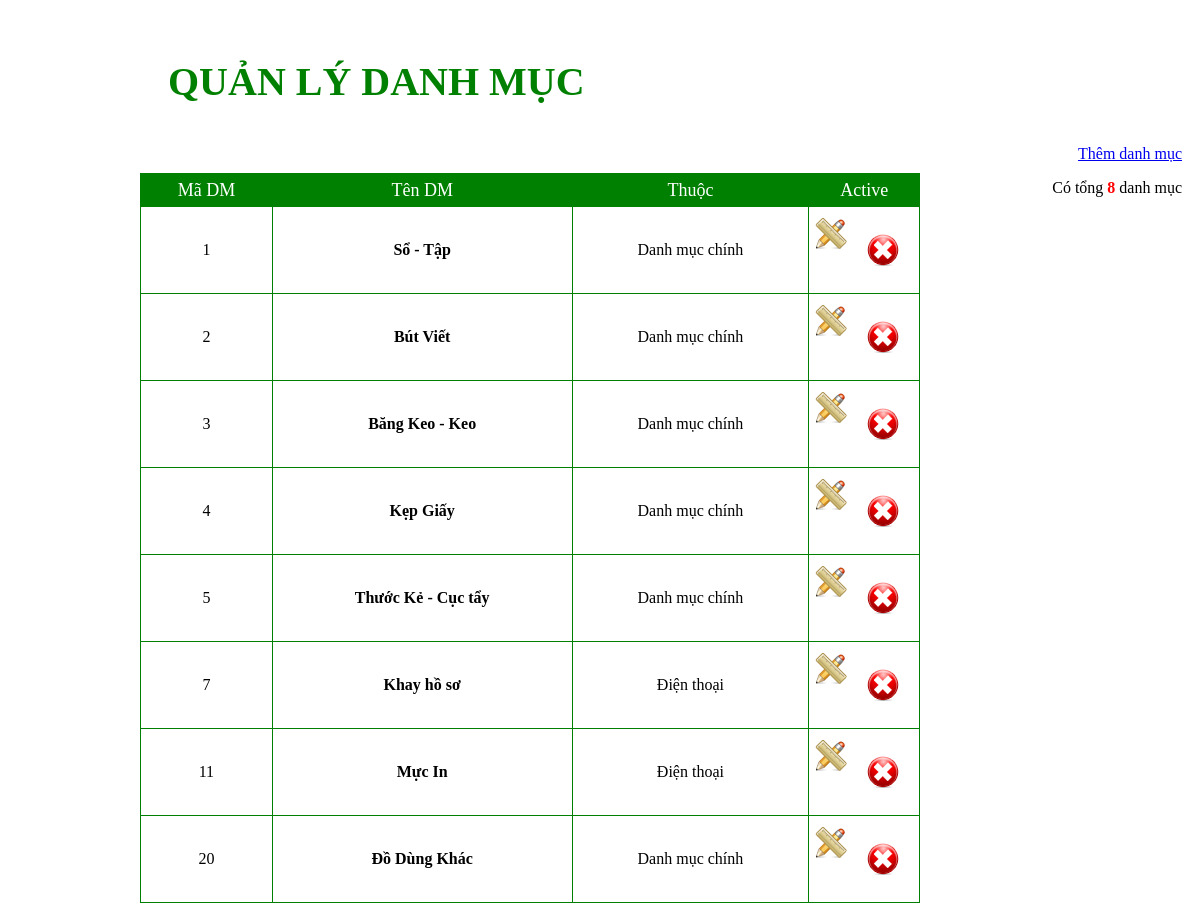
The app's page /admin/danhmuc.php with its own data.
### tables this page shows
CREATE TABLE `danhmuc` (
  `madm` int(11) NOT NULL,
  `tendm` varchar(50) NOT NULL,
  `dequi` int(11) NOT NULL
);

### admin/danhmuc.php (the view, shortened to what this page needs)
<!DOCTYPE html PUBLIC "-//W3C//DTD XHTML 1.0 Transitional//EN" "http://www.w3.org/TR/xhtml1/DTD/xhtml1-transitional.dtd">
<html xmlns="http://www.w3.org/1999/xhtml">
<head>
<link rel="stylesheet" href="css/hienthi_sp.css" />
</head>
<?php
	include '../include/connect.php';
	$hienthi = $link->query("SELECT * FROM danhmuc");
			 $dem = mysqli_num_rows($hienthi);
?>
<div class="quanlysp">
	<h3>QUẢN LÝ DANH MỤC</h3>
<a href='?admin=themdm' >Thêm danh mục</a><br>
	<p>Có tổng <font color=red><b><?php echo $dem ?></b></font> danh mục</p>
</div>
<form action="" method="post" name="frmTest" onsubmit="if(CheckForm() == false) return false">
	<table align="center" border="0">
        <tr class="tieude_hienthi_sp">
        	<td>Mã DM</td>
           <td> Tên DM</td>
            <td>Thuộc </td>
            <td colspan=2>Active</td>
        </tr>
        <?php
			if($dem !="")
			{
				while($bien=mysqli_fetch_array($hienthi))
				{
		?>
                   <tr>
                   <td class="masp_hienthi_sp">
                    <?php echo $bien['madm'] ?>
                   </td>
                   <td class="tensp_hienthi_sp">
                    <b><?php echo $bien['tendm'] ?></b>
                    </td>
                    <td class="masp_hienthi_sp">
                    <?php
						if($bien['dequi'] ==0) {
							echo "Danh mục chính";
						}
						else {
							if($bien['dequi']==1) {
								echo "Điện thoại";
							}
							else {
								echo "Phụ kiện";
							}
						}
					?>
                    </td>
                    <td class="active_hienthi_sp"><a href="?admin=suadm&madm=<?php echo $bien['madm']?>" > <img src="img/sua.png" title="Sửa" /></a>
					<?php echo "<p onclick = 'checkdel({$bien['madm'] })' ><img src='img/xoa.png' title='Xóa' class='delete'></p>" ?>
                   </td>
        <?php
				}
			}
			else
				{
					echo "<tr><td colspan='5'>Không có danh mục nào </td></tr>";
				}
		?>
    </table>
</form>
<body>
</body>
</html>

### admin/css/hienthi_sp.css (style rules this page uses)
.quanlysp { padding:10px 10px; }
.quanlysp h3 { font-size:40px; padding-left:150px; color:green; }
.quanlysp a { float:right; }
.quanlysp p { float:right; }
table { text-align:center; width:780px; height:auto; border-collapse:collapse; }
tr td { border:1px solid green; }
tr.tieude_hienthi_sp td { color:white; background: green; height:30px; font-size:18px; }
.active_hienthi_sp a { float:left; margin-left:5px; padding:10px 0px; }
.active_hienthi_sp p { cursor:pointer; padding:10px 0px; }

### records on screen
danhmuc: madm "1", tendm "Sổ - Tập", dequi "Danh mục chính"
danhmuc: madm "2", tendm "Bút Viết", dequi "Danh mục chính"
danhmuc: madm "3", tendm "Băng Keo - Keo", dequi "Danh mục chính"
danhmuc: madm "4", tendm "Kẹp Giấy", dequi "Danh mục chính"
danhmuc: madm "5", tendm "Thước Kẻ - Cục tẩy", dequi "Danh mục chính"
danhmuc: madm "7", tendm "Khay hồ sơ", dequi "Điện thoại"
danhmuc: madm "11", tendm "Mực In", dequi "Điện thoại"
danhmuc: madm "20", tendm "Đồ Dùng Khác", dequi "Danh mục chính"

### other values on screen
$dem "8"
